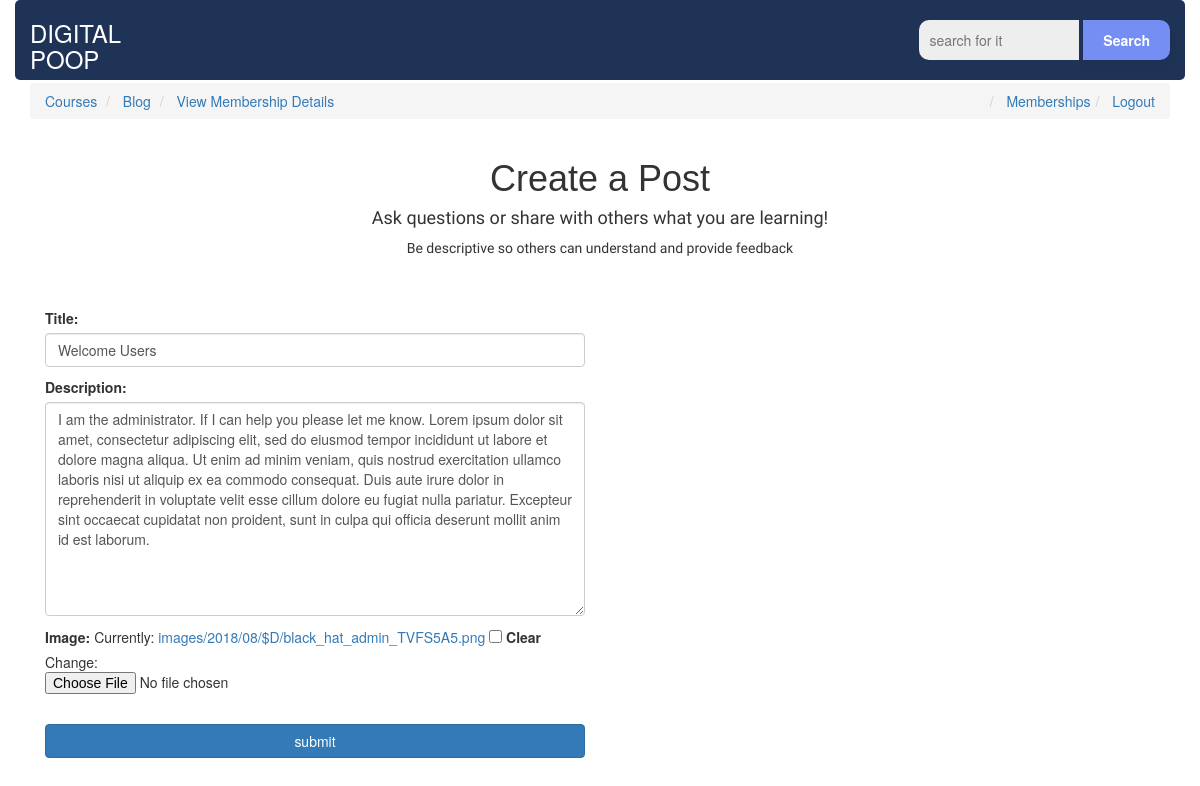
Page /blog/welcome-users-1/update/ (signed in) on the committed database.
### blog/models.py (models this page shows, shortened)
class Post(models.Model):
    slug = models.SlugField(unique=True)
    title = models.CharField(max_length= 50)
    description = models.TextField(max_length=1000)
    timestamp = models.DateTimeField(auto_now=False, auto_now_add=True)
    updated = models.DateTimeField(auto_now=True, auto_now_add=False)
    author = models.ForeignKey(UserMembership, on_delete=models.CASCADE)
    image = models.ImageField(upload_to='images/%Y/%m/$D/', null=True, blank=True)
    likes = models.ManyToManyField(UserMembership, blank=True, related_name='post_likes')
    class Meta:
            db_table = 'Post'

### blog/views.py (the view)
# urls.py: url(r'^(?P<slug>[\w-]+)/update/$', post_update, name='update'),
def post_update(request, slug):
	unique_post = get_object_or_404(Post, slug=slug)
	form = PostModelForm(request.POST or None,
						request.FILES or None,
						instance=unique_post)
	if form.is_valid():
		form.save()
		return redirect('/blog/')
	context = {
		'form': form
	}
	return render(request, "blog/create_post.html", context)

### blog/forms.py
class PostModelForm(forms.ModelForm):
    title = forms.CharField(widget=forms.TextInput(
        attrs = {
            'class': 'form-control'
        }
    ))
    description = forms.CharField(widget=forms.Textarea(
        attrs = {
            'class': 'form-control'
        }
    ))
    class Meta:
        model = Post
        fields = ('title', 'description', 'image')

### blog/templates/blog/create_post.html (shortened to what this page needs)
{% extends 'blog/base.html' %}
{% block content %}
<div class="container">
    <div class="row">
        <div class="col-md-12 text-center">
                <h1 class="title">Create a Post</h1>
                <h4 class="subtitle">Ask questions or share with others what you are learning!</h4>
                <p class="subtitle">Be descriptive so others can understand and provide feedback</p>
        </div>
    </div>
</div>
<div class="container">
    <div class="row">
      <div class="col-md-6">
            <form method="POST" action="." enctype="multipart/form-data">
                {{ form.as_p }}
                 <input type="submit" value="submit" class="btn btn-primary btn-block"/>
            </form>
      </div>
    </div>
</div>
{% endblock %}

### memberships/static/css/main.css (style rules this page uses)
html { box-sizing: border-box; }
.row { margin-left:auto; margin-right:auto; }
.title { font-family: 'Fjalla+One', sans-serif; }
.subtitle { font-family: 'Basic', sans-serif; }

### rows in the picture
Post: title "Welcome Users", description "I am the administrator. If I can help you please let me know. Lorem ipsum dolor sit amet, consectetur adipiscing elit, sed do eiusmod tempor incididunt ut labore et dolore magna aliqua. Ut enim ad minim veniam, quis nostrud exercitation ullamco laboris nisi ut aliquip ex ea commodo consequat. Duis aute irure dolor in reprehenderit in voluptate velit esse cillum dolore eu fugiat nulla pariatur. Excepteur sint occaecat cupidatat non proident, sunt in culpa qui officia deserunt mollit anim id est laborum."
